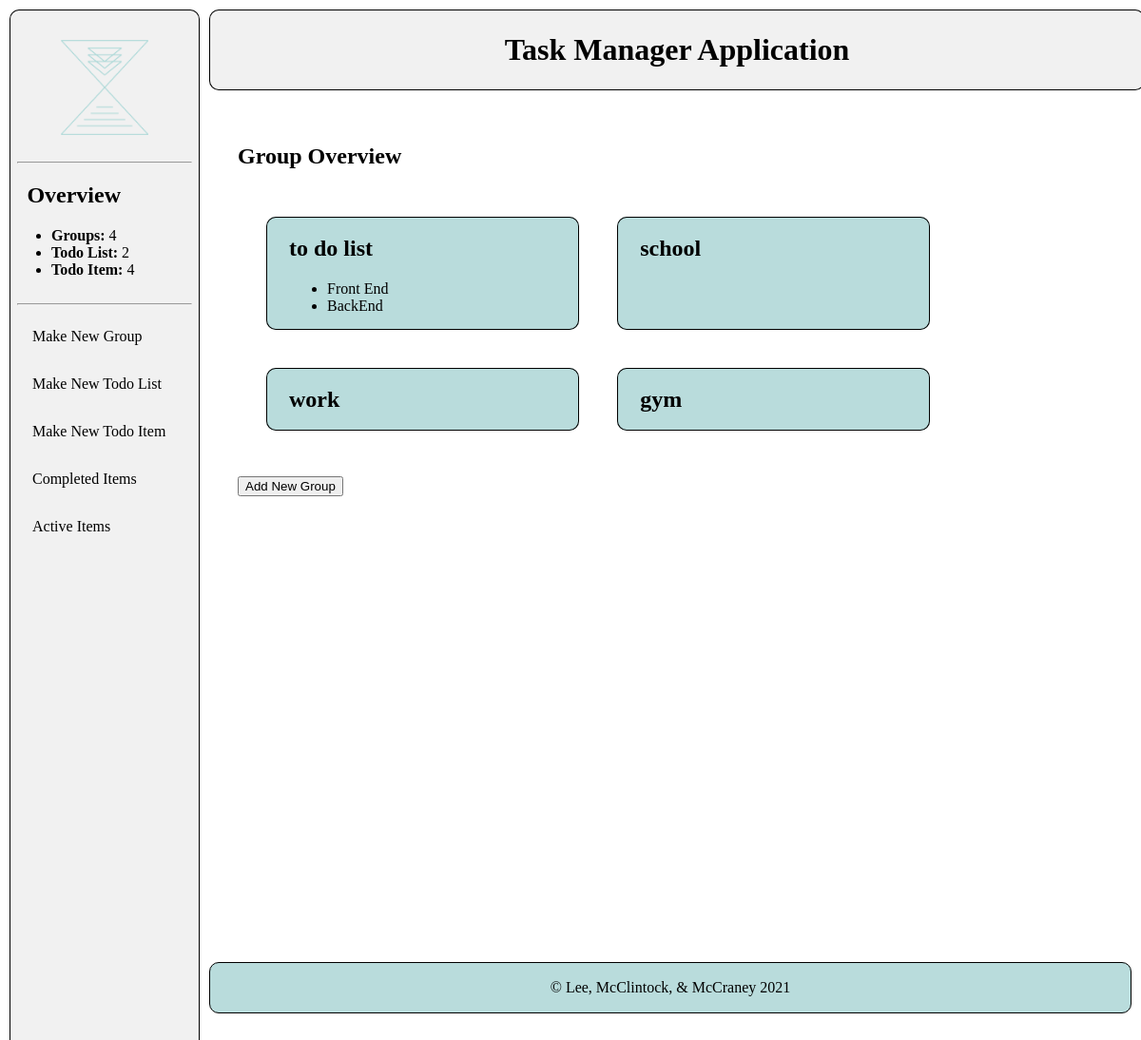
The app's page /, older data.
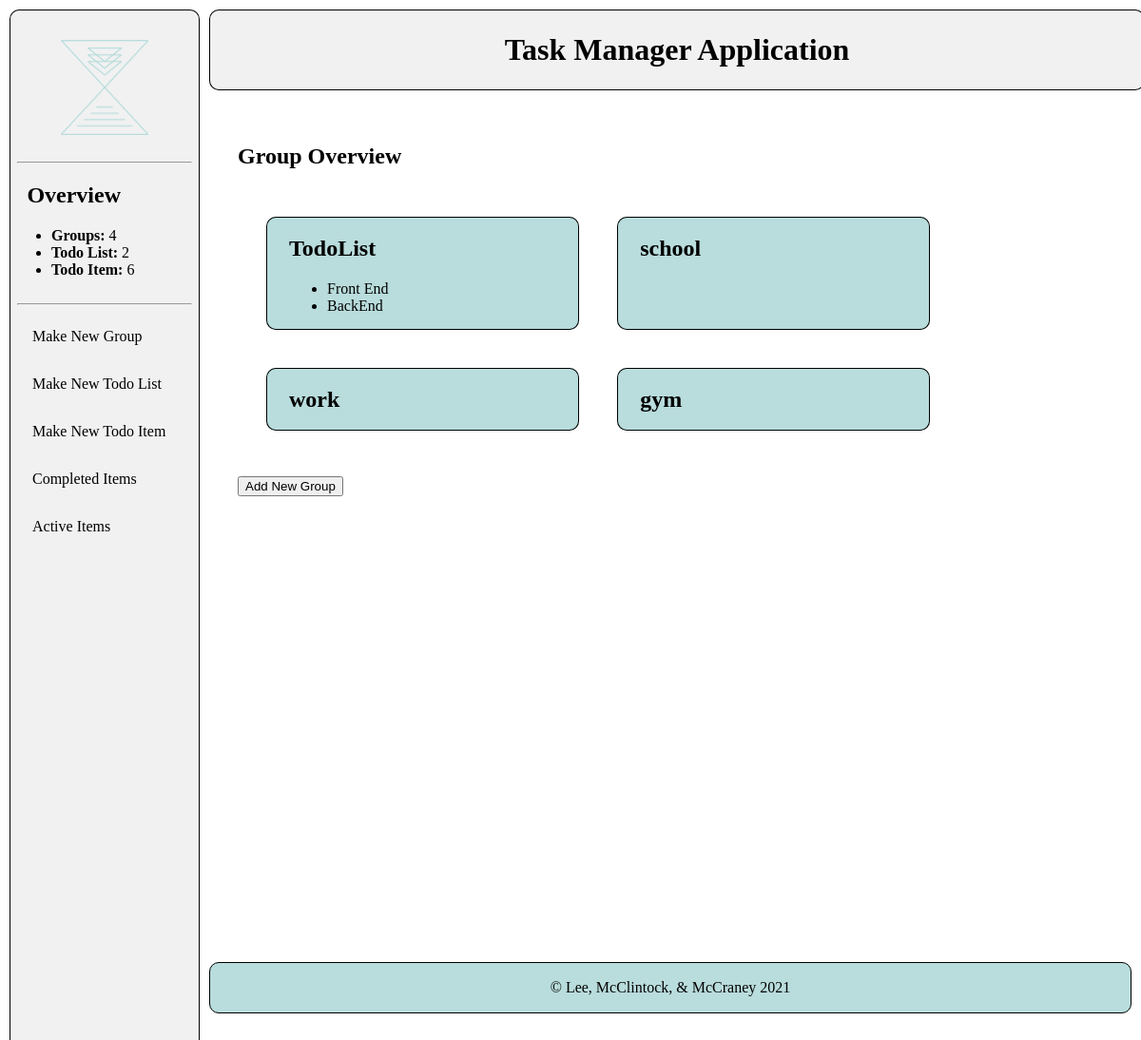
The same page, newer data.
### calendarApp/models.py (models this page shows)
class Group(models.Model):
    name = models.CharField(max_length=200)
    def __str__(self):
        return self.name

### calendarApp/views.py (the view)
# urls.py: path('', views.index, name='index'),
def index(request):
    groups = Group.objects.all()
    todoLists = TodoList.objects.all()
    todoItems = TodoItem.objects.all()
    context = {
        "groups": groups,
        "todoLists": todoLists,
        "todoItems": todoItems,
    }
    return render(request, "index.html", context=context)

### calendarApp/models.py (called while the page is built)
    def getGroup(self):
        return str(self.group)

### calendarSite/context_processors.py (called while the page is built)
def count(request):
    return {
        'num_Group': Group.objects.all().count(),
        'num_TodoList': TodoList.objects.all().count(),
        'num_TodoItem': TodoItem.objects.filter(completed=False).count(),
    }

### calendarApp/templates/index.html (shortened to what this page needs)
{% extends "base_generic.html" %}
{% block content %}
<div class="content">
  <div class="main">
    <h2>Group Overview</h2>
    {% if groups %}
      <div class="indexOverview">
        {% for group in groups %}
          <div class="groups">
            <h2><a href="/{{group.name}}">{{group.name}}</a></h2>
            <ul class="todoList">
            {% for todoList in todoLists %}
              {% if todoList.getGroup == group.name %}
                <li><a href="/{{todoList.group}}/{{todoList.name}}">{{todoList.name}}</a></li>
              {% endif %}
            {% endfor %}
            </ul>
          </div>
        {% endfor %}
      </div>
      <br>
      <button onclick="location.href='/makeNewGroup'">Add New Group</button>
    {% endif %}
  </div>
</div>
{% endblock %}

Row changes from the older to the newer data that the page shows:
changed Group: name "to do list" → "TodoList"
Text that changed along with them:
{{ num_TodoItem }}: "4" → "6"
